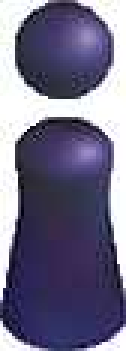
#> input picture pic/chesstemplate.jpg, 42 x 117 px, found by its file name (shown 3 times larger)
$ python find_chess.py
#> lines starting #> are read from the running program, lines starting #| are printed output that depends on the picture
# -*- coding: utf-8 -*-
"""description:xxx"""
__author__ = "kyoRan"

import cv2

meth = eval("cv2.TM_CCORR_NORMED")
chesstemplate = cv2.imread('.\\pic\\chesstemplate.jpg', cv2.IMREAD_GRAYSCALE)
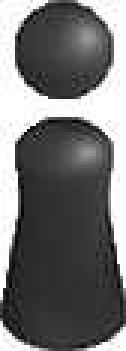
#> chesstemplate: shape (117, 42) (shown 3 times larger); min 0, max 255, mean 114.5
chess_w, chess_h = chesstemplate.shape[::-1]
#> chess_w = 42; chess_h = 117
chess_bottom_x_base_bias = 5
chess_bottom_y_base_bias = 10

def find_chess(img):
    res = cv2.matchTemplate(img, chesstemplate, meth)
    min_val, max_val, min_loc, max_loc = cv2.minMaxLoc(res)
    topx, topy = max_loc  # 最大值左上角的左边
    # 修正为棋子底盘的中心坐标
    chess_x = int(topx + chess_w/2) - chess_bottom_x_base_bias
    chess_y = topy + chess_h - chess_bottom_y_base_bias
    # 在图片中标注出棋子位置
    cv2.circle(img, (chess_x, chess_y), 1, (0, 255, 255), -1)
    cv2.line(img, (chess_x, chess_y-chess_h//2), (chess_x, chess_y+chess_bottom_y_base_bias),
             (255, 0, 0), 1)
    cv2.line(img, (chess_x-chess_w//2, chess_y), (chess_x+chess_w//2, chess_y),
             (255, 0, 0), 1)
    return img, chess_x, chess_y
